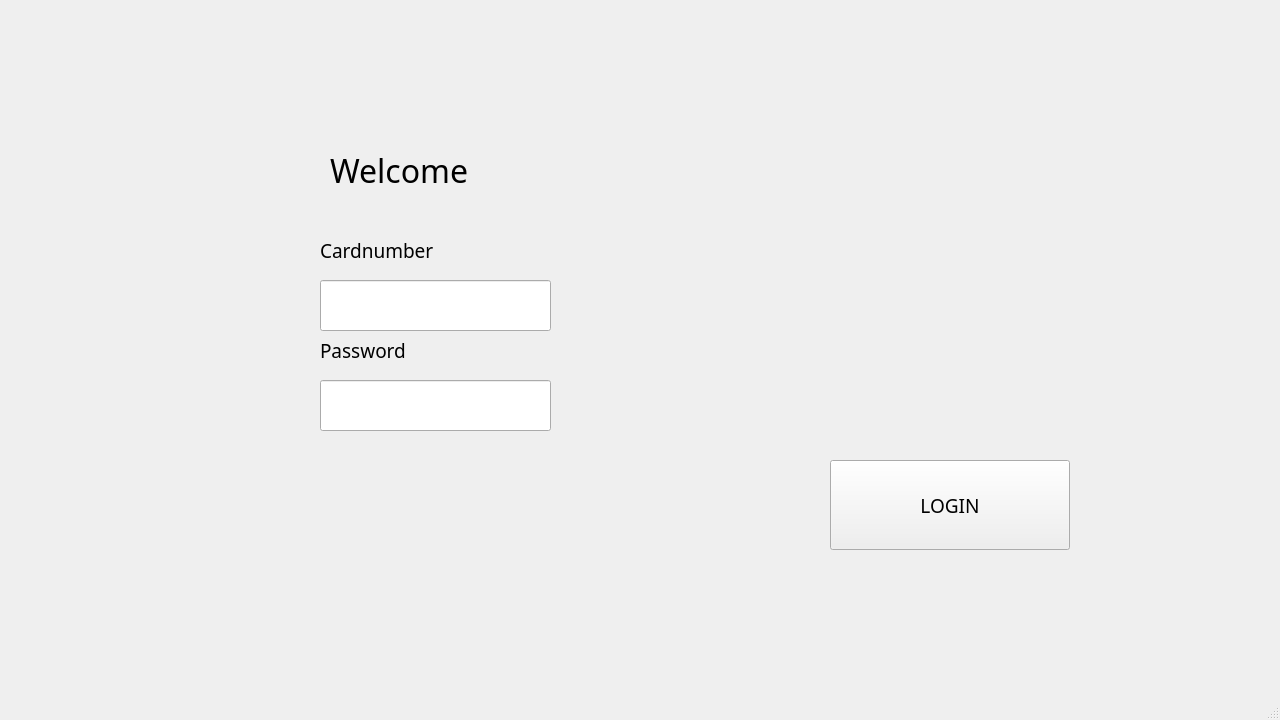
<?xml version="1.0" encoding="UTF-8"?>
<ui version="4.0">
 <class>MainWindow</class>
 <widget class="QMainWindow" name="MainWindow">
  <property name="enabled">
   <bool>true</bool>
  </property>
  <property name="geometry">
   <rect>
    <x>0</x>
    <y>0</y>
    <width>1280</width>
    <height>720</height>
   </rect>
  </property>
  <property name="minimumSize">
   <size>
    <width>1280</width>
    <height>720</height>
   </size>
  </property>
  <property name="maximumSize">
   <size>
    <width>1280</width>
    <height>720</height>
   </size>
  </property>
  <property name="baseSize">
   <size>
    <width>400</width>
    <height>300</height>
   </size>
  </property>
  <property name="windowTitle">
   <string>Login</string>
  </property>
  <widget class="QWidget" name="centralwidget">
   <widget class="QLabel" name="label_cardnumber">
    <property name="geometry">
     <rect>
      <x>320</x>
      <y>230</y>
      <width>171</width>
      <height>41</height>
     </rect>
    </property>
    <property name="font">
     <font>
      <family>Century Gothic</family>
      <pointsize>14</pointsize>
     </font>
    </property>
    <property name="text">
     <string>Cardnumber</string>
    </property>
   </widget>
   <widget class="QLabel" name="label_password">
    <property name="geometry">
     <rect>
      <x>320</x>
      <y>330</y>
      <width>171</width>
      <height>41</height>
     </rect>
    </property>
    <property name="font">
     <font>
      <family>Century Gothic</family>
      <pointsize>14</pointsize>
     </font>
    </property>
    <property name="text">
     <string>Password</string>
    </property>
   </widget>
   <widget class="QLineEdit" name="lineEdit_cardnum">
    <property name="geometry">
     <rect>
      <x>320</x>
      <y>280</y>
      <width>231</width>
      <height>51</height>
     </rect>
    </property>
   </widget>
   <widget class="QLineEdit" name="lineEdit_password">
    <property name="geometry">
     <rect>
      <x>320</x>
      <y>380</y>
      <width>231</width>
      <height>51</height>
     </rect>
    </property>
   </widget>
   <widget class="QPushButton" name="btn_login">
    <property name="geometry">
     <rect>
      <x>830</x>
      <y>460</y>
      <width>240</width>
      <height>90</height>
     </rect>
    </property>
    <property name="sizePolicy">
     <sizepolicy hsizetype="Fixed" vsizetype="Fixed">
      <horstretch>0</horstretch>
      <verstretch>0</verstretch>
     </sizepolicy>
    </property>
    <property name="font">
     <font>
      <family>Century Gothic</family>
      <pointsize>14</pointsize>
      <bold>false</bold>
     </font>
    </property>
    <property name="text">
     <string>LOGIN</string>
    </property>
   </widget>
   <widget class="QLabel" name="label_loginresponse">
    <property name="geometry">
     <rect>
      <x>580</x>
      <y>320</y>
      <width>421</width>
      <height>61</height>
     </rect>
    </property>
    <property name="font">
     <font>
      <family>Century Gothic</family>
      <pointsize>12</pointsize>
     </font>
    </property>
    <property name="text">
     <string/>
    </property>
   </widget>
   <widget class="QLabel" name="label_greeting">
    <property name="geometry">
     <rect>
      <x>330</x>
      <y>130</y>
      <width>681</width>
      <height>81</height>
     </rect>
    </property>
    <property name="font">
     <font>
      <family>Century Gothic</family>
      <pointsize>24</pointsize>
     </font>
    </property>
    <property name="text">
     <string>Welcome</string>
    </property>
   </widget>
  </widget>
  <widget class="QMenuBar" name="menubar">
   <property name="geometry">
    <rect>
     <x>0</x>
     <y>0</y>
     <width>1280</width>
     <height>21</height>
    </rect>
   </property>
  </widget>
  <widget class="QStatusBar" name="statusbar"/>
 </widget>
 <resources/>
 <connections/>
</ui>
